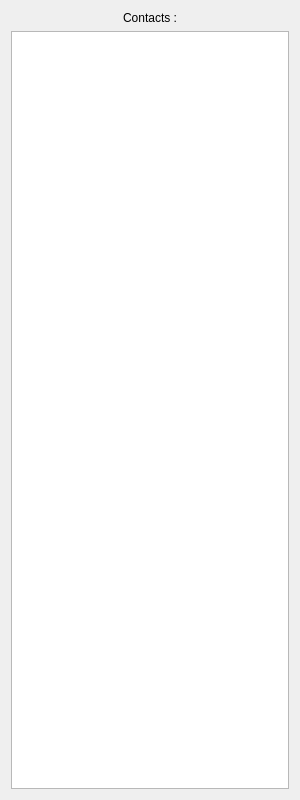
<?xml version="1.0" encoding="UTF-8"?>
<ui version="4.0">
 <class>MainWindow</class>
 <widget class="QMainWindow" name="MainWindow">
  <property name="geometry">
   <rect>
    <x>0</x>
    <y>0</y>
    <width>300</width>
    <height>800</height>
   </rect>
  </property>
  <property name="minimumSize">
   <size>
    <width>300</width>
    <height>800</height>
   </size>
  </property>
  <property name="maximumSize">
   <size>
    <width>300</width>
    <height>800</height>
   </size>
  </property>
  <property name="windowTitle">
   <string>Babel Client</string>
  </property>
  <property name="documentMode">
   <bool>false</bool>
  </property>
  <property name="tabShape">
   <enum>QTabWidget::Rounded</enum>
  </property>
  <widget class="QWidget" name="centralWidget">
   <layout class="QGridLayout" name="gridLayout">
    <item row="0" column="0">
     <layout class="QGridLayout" name="MainGrid">
      <property name="sizeConstraint">
       <enum>QLayout::SetFixedSize</enum>
      </property>
      <item row="1" column="0" colspan="2">
       <widget class="QListWidget" name="Contacts"/>
      </item>
      <item row="0" column="0" colspan="2" alignment="Qt::AlignHCenter">
       <widget class="QLabel" name="ContactLabel">
        <property name="text">
         <string>Contacts :</string>
        </property>
       </widget>
      </item>
     </layout>
    </item>
   </layout>
  </widget>
 </widget>
 <layoutdefault spacing="6" margin="11"/>
 <resources/>
 <connections/>
 <slots>
  <slot>PrintYolo()</slot>
  <slot>ContactDoubleClicked(QListWidget*)</slot>
 </slots>
</ui>
